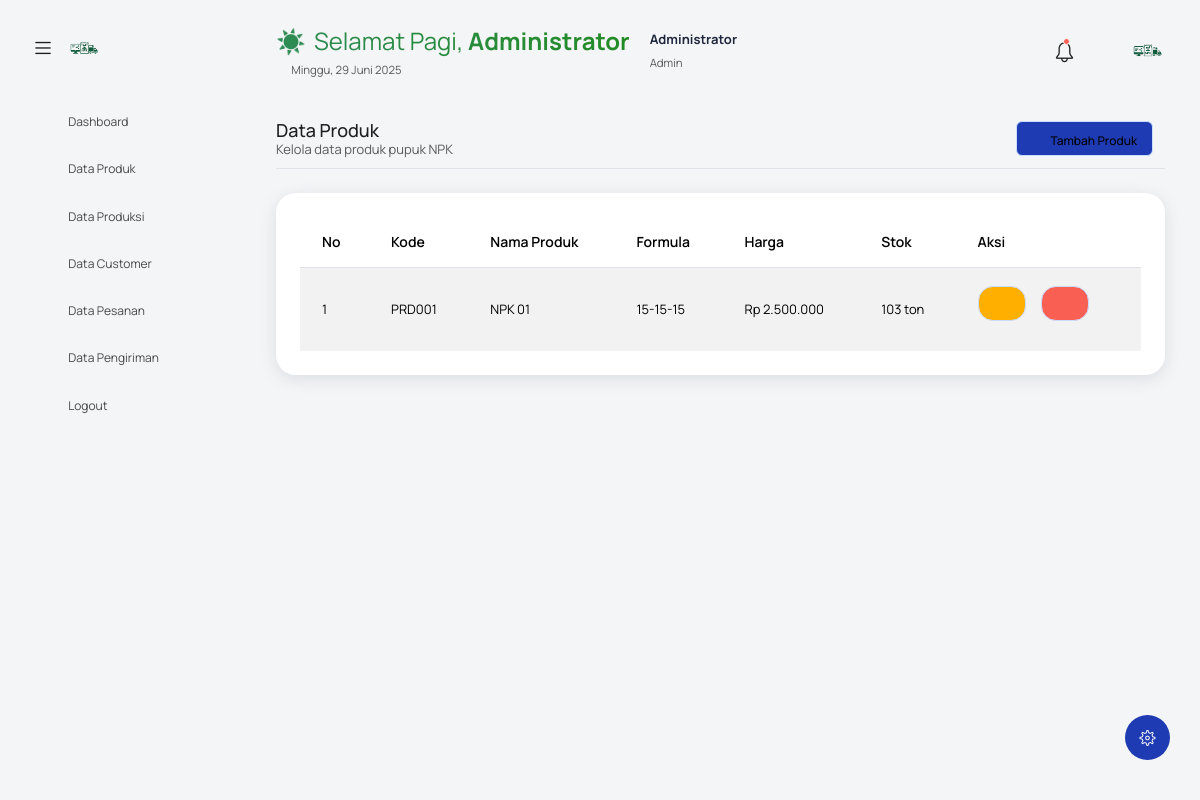
Screenshot of /?controller=produk (signed in) with the database file from the repository.
### tables this page shows
CREATE TABLE `produk` (
  `id` int NOT NULL,
  `kode` varchar(20) NOT NULL,
  `nama` varchar(100) NOT NULL,
  `formula` varchar(20) NOT NULL,
  `harga` decimal(10,2) NOT NULL,
  `stok` int DEFAULT '0',
  `created_at` timestamp NULL DEFAULT CURRENT_TIMESTAMP
);

### controllers/ProdukController.php (called while the page is built, shortened)
<?php
class ProdukController {
    private $produkModel;
    public function __construct() {
        $this->produkModel = new ProdukModel();
    }
    public function index() {
        $produk = $this->produkModel->getAll();
        $data = ['produk' => $produk];
        loadView('produk/index', $data);
    }
}
?>

### models/ProdukModel.php (called while the page is built, shortened)
<?php
class ProdukModel {
    private $db;
    public function __construct() {
        $this->db = $GLOBALS['db'];
    }
    public function getAll() {
        $stmt = $this->db->query("SELECT * FROM produk ORDER BY nama ASC");
        return $stmt->fetchAll();
    }
}
?>

### views/produk/index.php (the view, shortened to what this page needs)
<?php include('template/header.php'); ?>
<body class="with-welcome-text">
  <div class="container-scroller">
    <?php include 'template/navbar.php'; ?>
    <div class="container-fluid page-body-wrapper">
      <?php include 'template/setting_panel.php'; ?>
      <?php include 'template/sidebar.php'; ?>
      <div class="main-panel">
        <div class="content-wrapper">
          <div class="row">
            <div class="col-sm-12">
              <div class="home-tab">
                <div class="d-sm-flex align-items-center justify-content-between border-bottom">
                  <div>
                    <h4 class="card-title mb-0">Data Produk</h4>
                    <p class="text-muted">Kelola data produk pupuk NPK</p>
                  </div>
                  <div>
                    <a href="?controller=produk&action=add" class="btn btn-primary">
                      <i class="mdi mdi-plus"></i> Tambah Produk
                    </a>
                  </div>
                </div>
                <div class="row mt-4">
                  <div class="col-12">
                    <div class="card">
                      <div class="card-body">
                        <div class="table-responsive">
                          <table class="table table-striped">
                            <thead>
                              <tr>
                                <th>No</th>
                                <th>Kode</th>
                                <th>Nama Produk</th>
                                <th>Formula</th>
                                <th>Harga</th>
                                <th>Stok</th>
                                <th>Aksi</th>
                              </tr>
                            </thead>
                            <tbody>
                              <?php if (!empty($produk)): ?>
                                <?php $no = 1; foreach ($produk as $item): ?>
                                  <tr>
                                    <td><?= $no++ ?></td>
                                    <td><?= $item['kode'] ?></td>
                                    <td><?= $item['nama'] ?></td>
                                    <td><?= $item['formula'] ?></td>
                                    <td>Rp <?= number_format($item['harga'], 0, ',', '.') ?></td>
                                    <td><?= $item['stok'] ?> ton</td>
                                    <td>
                                      <a href="?controller=produk&action=edit&id=<?= $item['id'] ?>" class="btn btn-sm btn-warning">
                                        <i class="mdi mdi-pencil"></i>
                                      </a>
                                      <a href="?controller=produk&action=delete&id=<?= $item['id'] ?>"
                                         class="btn btn-sm btn-danger"
                                         onclick="return confirm('Yakin ingin menghapus produk ini?')">
                                        <i class="mdi mdi-delete"></i>
                                      </a>
                                    </td>
                                  </tr>
                                <?php endforeach; ?>
                              <?php else: ?>
                                <tr>
                                  <td colspan="7" class="text-center">Belum ada data produk</td>
                                </tr>
                              <?php endif; ?>
                            </tbody>
                          </table>
                        </div>
                      </div>
                    </div>
                  </div>
                </div>
              </div>
            </div>
          </div>
        </div>
      </div>
    </div>
  </div>
</body>
</html>

### rows the page displays
produk: kode "PRD001", nama "NPK 01", formula "15-15-15", harga "2.500.000", stok "103"

### other values shown
$icon "☀️"
$greeting "Selamat Pagi"
$_SESSION['nama'] "Administrator"
$tanggal_indo "29 Juni 2025"
$_SESSION['role'] "Admin"
